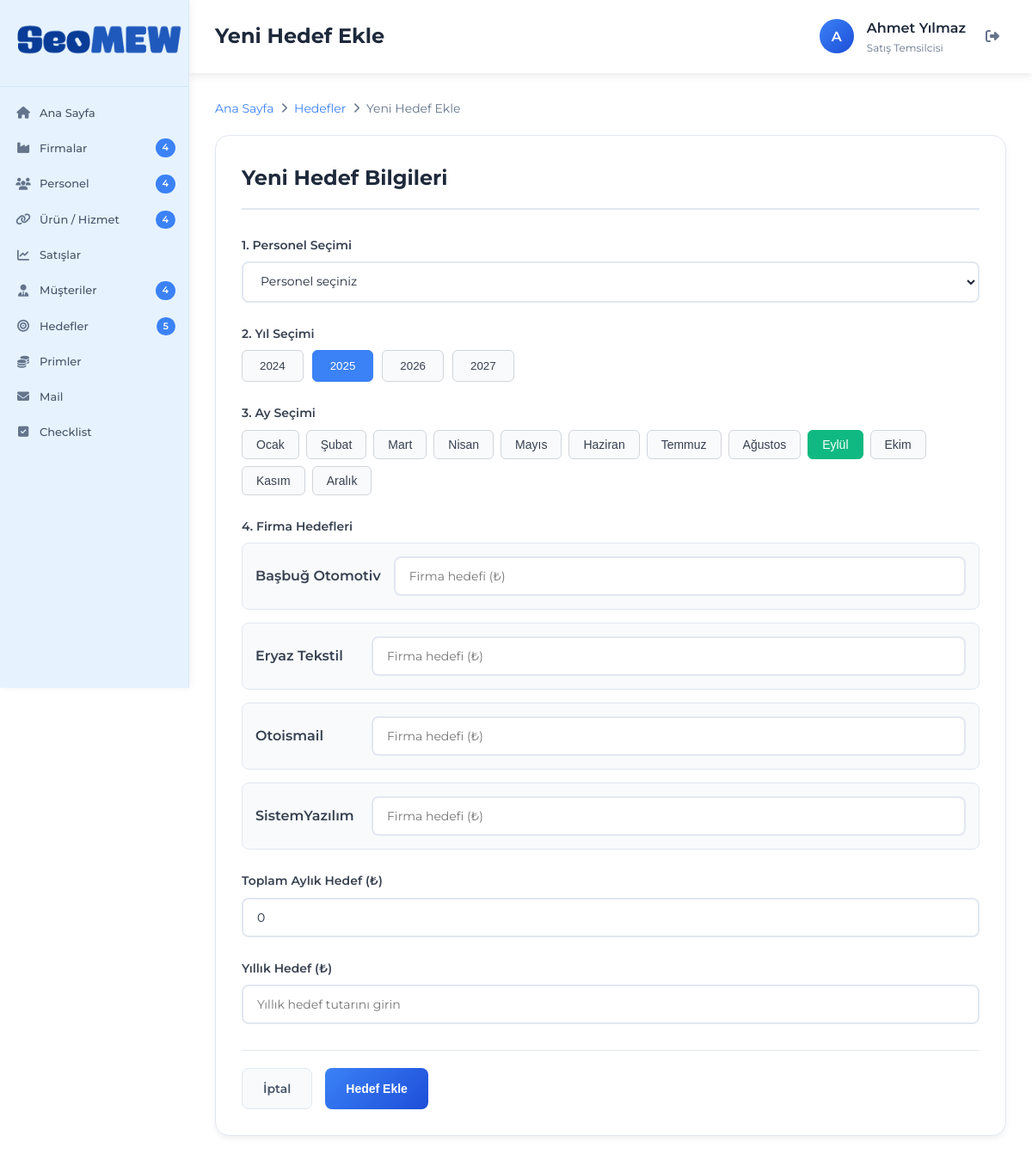
The page /hedef-ekle.php (signed in) on the database its author committed.
### tables this page shows
CREATE TABLE IF NOT EXISTS firmalar (
    id INT AUTO_INCREMENT PRIMARY KEY,
    firma_adi VARCHAR(255) NOT NULL,
    durum ENUM('aktif', 'pasif') DEFAULT 'aktif',
    son_guncelleme TIMESTAMP DEFAULT CURRENT_TIMESTAMP ON UPDATE CURRENT_TIMESTAMP,
    olusturma_tarihi TIMESTAMP DEFAULT CURRENT_TIMESTAMP
);

### config/database.php (called while the page is built, shortened)
<?php
class Database {
    private $connection;
    private static $instance = null;
    private function __construct() {
        try {
            $dsn = "mysql:host=" . DB_HOST . ";dbname=" . DB_NAME . ";charset=" . DB_CHARSET;
            $this->connection = new PDO($dsn, DB_USER, DB_PASS, [
                PDO::ATTR_ERRMODE => PDO::ERRMODE_EXCEPTION,
                PDO::ATTR_DEFAULT_FETCH_MODE => PDO::FETCH_ASSOC,
                PDO::ATTR_EMULATE_PREPARES => false,
            ]);
            $this->connection->exec("SET NAMES utf8mb4 COLLATE utf8mb4_unicode_ci");
            $this->connection->exec("SET CHARACTER SET utf8mb4");
        } catch (PDOException $e) {
            die("Veritabanı bağlantı hatası: " . $e->getMessage());
        }
    }
    public static function getInstance() {
        if (self::$instance === null) {
            self::$instance = new self();
        }
        return self::$instance;
    }
    public function select($table, $where = [], $orderBy = null, $limit = null) {
        $sql = "SELECT * FROM $table";
        $params = [];
        if ($orderBy) {
            $sql .= " ORDER BY $orderBy";
        }
        $stmt = $this->connection->prepare($sql);
        $stmt->execute($params);
        return $stmt->fetchAll();
    }
}
$db = Database::getInstance();
function getFirmalar() {
    global $db;
    return $db->select('firmalar', [], 'firma_adi ASC');
}
?>

### hedef-ekle.php (the view, shortened to what this page needs)
<?php
require_once 'config/database.php';
$firmalar = getFirmalar();
?>
<!DOCTYPE html>
<html lang="tr">
<head>
    <link href="https://cdnjs.cloudflare.com/ajax/libs/font-awesome/6.4.0/css/all.min.css" rel="stylesheet">
    <link href="style.css" rel="stylesheet">
</head>
<body>
    <div class="container">
        <?php include 'includes/sidebar.php'; ?>
        <div class="main-content">
            <?php
            include 'includes/header.php';
            ?>
            <div class="content-area">
                <div style="margin-bottom: 20px;">
                    <nav style="display: flex; align-items: center; gap: 8px; font-size: 14px; color: #64748b;">
                        <a href="index.php" style="color: #3b82f6; text-decoration: none;">Ana Sayfa</a>
                        <i class="fas fa-chevron-right" style="font-size: 12px;"></i>
                        <a href="hedefler.php" style="color: #3b82f6; text-decoration: none;">Hedefler</a>
                        <i class="fas fa-chevron-right" style="font-size: 12px;"></i>
                        <span>Yeni Hedef Ekle</span>
                    </nav>
                </div>
                <div class="form-container">
                    <h2 class="form-title">Yeni Hedef Bilgileri</h2>
                    <form method="POST" action="hedef-ekle.php">
                        <div class="form-group">
                            <label class="form-label">1. Personel Seçimi</label>
                            <select name="personel_id" class="form-select" required>
                                <option value="">Personel seçiniz</option>
                            </select>
                        </div>
                        <div class="form-group">
                            <label class="form-label">2. Yıl Seçimi</label>
                            <div class="yil-tabs">
                                <?php for ($i = date('Y') - 1; $i <= date('Y') + 2; $i++): ?>
                                    <button type="button" class="yil-tab <?php echo ($i == date('Y')) ? 'active' : ''; ?>"
                                            onclick="selectYil(<?php echo $i; ?>)">
                                        <?php echo $i; ?>
                                    </button>
                                <?php endfor; ?>
                            </div>
                        </div>
                        <div class="form-group">
                            <label class="form-label">3. Ay Seçimi</label>
                            <div class="ay-tabs">
                                <?php
                                $aylar = [
                                    1 => 'Ocak', 2 => 'Şubat', 3 => 'Mart', 4 => 'Nisan',
                                    5 => 'Mayıs', 6 => 'Haziran', 7 => 'Temmuz', 8 => 'Ağustos',
                                    9 => 'Eylül', 10 => 'Ekim', 11 => 'Kasım', 12 => 'Aralık'
                                ];
                                foreach ($aylar as $ay_no => $ay_adi):
                                ?>
                                    <button type="button" class="ay-tab <?php echo ($ay_no == date('n')) ? 'active' : ''; ?>"
                                            onclick="selectAy(<?php echo $ay_no; ?>)">
                                        <?php echo $ay_adi; ?>
                                    </button>
                                <?php endforeach; ?>
                            </div>
                        </div>
                        <div class="form-group">
                            <label class="form-label">4. Firma Hedefleri</label>
                            <div id="firma-hedefleri">
                                <?php foreach ($firmalar as $firma): ?>
                                <div class="firma-hedef-item">
                                    <div class="firma-header">
                                        <label class="firma-label"><?php echo htmlspecialchars($firma['firma_adi']); ?></label>
                                        <input type="number"
                                               name="firma_hedef[<?php echo $firma['id']; ?>]"
                                               class="form-input firma-hedef-input"
                                               placeholder="Firma hedefi (₺)"
                                               onchange="calculateTotal()">
                                    </div>
                                </div>
                                <?php endforeach; ?>
                            </div>
                        </div>
                        <div class="form-group">
                            <label class="form-label">Toplam Aylık Hedef (₺)</label>
                            <input type="number" name="aylik_hedef" id="toplam-aylik-hedef" class="form-input"
                                   placeholder="Otomatik hesaplanacak" readonly>
                        </div>
                        <div class="form-group">
                            <label class="form-label">Yıllık Hedef (₺)</label>
                            <input type="number" name="yillik_hedef" class="form-input"
                                   placeholder="Yıllık hedef tutarını girin" required>
                        </div>
                        <div class="form-actions">
                            <a href="hedefler.php" class="btn btn-secondary">İptal</a>
                            <button type="submit" class="btn btn-primary">Hedef Ekle</button>
                        </div>
                    </form>
                </div>
            </div>
        </div>
    </div>
</body>
</html>

### style.css (style rules this page uses)
* { margin: 0; padding: 0; box-sizing: border-box; }
body { font-family: 'Montserrat', -apple-system, BlinkMacSystemFont, 'Segoe UI', Roboto, sans-serif; background: #ffffff; color: #1e293b; line-height: 1.6; overflow-x: hidden; }
.container { display: flex; min-height: 100vh; }
.main-content { flex: 1; margin-left: 220px; padding: 0; min-height: 100vh; }
.content-area { padding: 30px; }
.btn { padding: 12px 24px; border-radius: 8px; text-decoration: none; font-weight: 600; font-size: 14px; transition: all 0.3s ease; border: none; cursor: pointer; display: inline-flex; align-items: center; gap: 8px; }
.btn-primary { background: linear-gradient(135deg, #3b82f6, #1d4ed8); color: white; }
.btn-secondary { background: #f8fafc; color: #475569; border: 1px solid #e2e8f0; }
.form-container { background: white; border-radius: 16px; padding: 30px; box-shadow: 0 4px 6px rgba(0, 0, 0, 0.05); border: 1px solid #e2e8f0; margin-bottom: 30px; }
.form-title { font-size: 24px; font-weight: 700; color: #1e293b; margin: 0 0 30px 0; border-bottom: 2px solid #e2e8f0; padding-bottom: 15px; }
.form-group { margin-bottom: 25px; }
.form-label { display: block; font-weight: 600; color: #374151; margin-bottom: 8px; font-size: 14px; }
.form-input, .form-textarea, .form-select { width: 100%; padding: 12px 16px; border: 2px solid #e2e8f0; border-radius: 8px; font-size: 14px; color: #1e293b; background: #ffffff; transition: all 0.3s ease; font-family: inherit; }
.form-actions { display: flex; gap: 15px; margin-top: 30px; padding-top: 20px; border-top: 1px solid #e2e8f0; }

### hedef-ekle.php (style rules this page uses)
.yil-tabs { display: flex; gap: 10px; margin-bottom: 20px; flex-wrap: wrap; }
.yil-tab { padding: 10px 20px; border: 1px solid #d1d5db; background: #f9fafb; border-radius: 6px; cursor: pointer; transition: all 0.2s; color: #374151; }
.yil-tab.active { background: #3b82f6; color: white; border-color: #3b82f6; }
.ay-tabs { display: flex; gap: 8px; margin-bottom: 20px; flex-wrap: wrap; }
.ay-tab { padding: 8px 16px; border: 1px solid #d1d5db; background: #f9fafb; border-radius: 6px; cursor: pointer; transition: all 0.2s; font-size: 14px; color: #374151; }
.ay-tab.active { background: #10b981; color: white; border-color: #10b981; }
.firma-hedef-item { background: #f8fafc; padding: 15px; border-radius: 8px; border: 1px solid #e2e8f0; margin-bottom: 15px; }
.firma-header { display: flex; align-items: center; gap: 15px; }
.firma-label { font-weight: 600; color: #374151; min-width: 120px; }
.firma-hedef-input { flex: 1; }

### rows shown on the page
firmalar: firma_adi "Başbuğ Otomotiv"
firmalar: firma_adi "Eryaz Tekstil"
firmalar: firma_adi "Otoismail"
firmalar: firma_adi "SistemYazılım"

### other values the page prints
$stats['firmalar'] "4"
$stats['personel'] "4"
$stats['urun_hizmet'] "4"
$stats['musteriler'] "4"
$stats['hedefler'] "5"
$page_title "Yeni Hedef Ekle"
$initials "A"
$_SESSION['ad_soyad'] "Ahmet Yılmaz"
$ay_adi "Ocak"
$ay_adi "Şubat"
$ay_adi "Mart"
$ay_adi "Nisan"
$ay_adi "Mayıs"
$ay_adi "Haziran"
$ay_adi "Temmuz"
